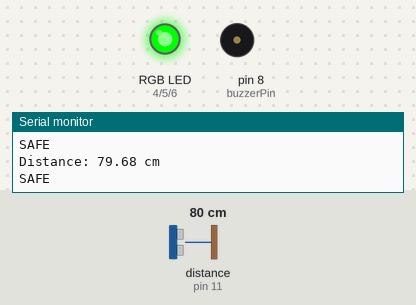
Recording of a sketch running on a simulated Arduino Uno, built with avr-gcc and run on an emulated ATmega328P. On the bench: an RGB LED mixed from three pins (HIGH = lit), buzzer (waves = sounding, pin HIGH), the last lines printed to the serial monitor. Wiring (inferred from the names in the program): ultrasonic range finder: trigger pin 10; echo pin 11. Inputs (shaded band) come from the test bench; at power-on: distance to the obstacle (sensor on pin 11) 80 cm. The echo pulse lasts 58.3 µs per cm; pins used as bus, display or sensor lines are not drawn.

Above: at 1.2 s.
1.3 s: distance to the obstacle (sensor on pin 11) set to 23 cm
2.8 s: distance to the obstacle (sensor on pin 11) set to 19 cm
At 3.9 s:
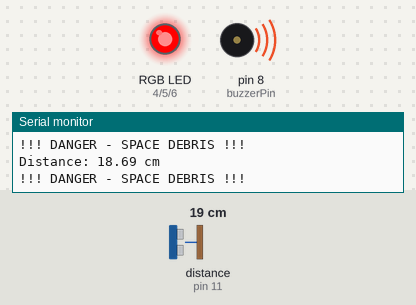
4.3 s: distance to the obstacle (sensor on pin 11) set to 35 cm
At 5.2 s:
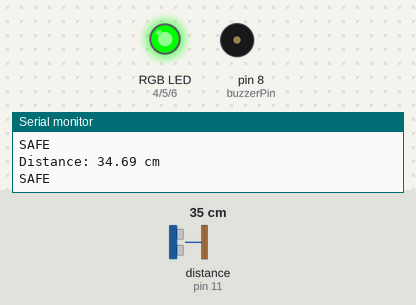
5.8 s: distance to the obstacle (sensor on pin 11) set to 2 cm
At 6.8 s:
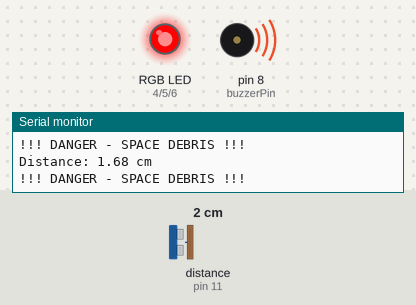
Timing chart, 0 to 8.3 s (numbered marks = the images above; inputs shaded):
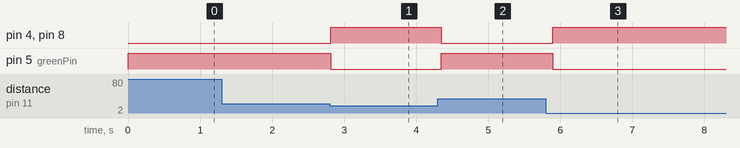

Measured:
- the behaviour switches between 21 and 20 cm on distance to the obstacle (sensor on pin 11) (found by bisection; images 0 and 1)
- after the input at 2.8 s, pin 4 (redPin), pin 8 (buzzerPin): LOW → HIGH at once; pin 5 (greenPin): HIGH → LOW at once
- after the input at 4.3 s, pin 4 (redPin), pin 8 (buzzerPin): HIGH → LOW after 0.05 s; pin 5 (greenPin): LOW → HIGH after 0.05 s
- after the input at 5.8 s, pin 4 (redPin), pin 8 (buzzerPin): LOW → HIGH after 0.09 s; pin 5 (greenPin): HIGH → LOW after 0.09 s

The sketch:

space_debris_detector.ino
```cpp
// -------------------------
// HC-SR04
// -------------------------
const int trigPin = 10;
const int echoPin = 11;

// -------------------------
// Пищалка
// -------------------------
const int buzzerPin = 8;

// -------------------------
// RGB светодиод
// -------------------------
const int redPin = 4;
const int greenPin = 5;
const int bluePin = 6;

// Опасное расстояние
const int dangerDistance = 20;


void setup() {

  Serial.begin(9600);

  // Дальномер
  pinMode(trigPin, OUTPUT);
  pinMode(echoPin, INPUT);

  // Пищалка
  pinMode(buzzerPin, OUTPUT);

  // RGB
  pinMode(redPin, OUTPUT);
  pinMode(greenPin, OUTPUT);
  pinMode(bluePin, OUTPUT);

  // При запуске пищалка выключена
  digitalWrite(buzzerPin, LOW);
}


void loop() {

  // ==================================
  // 1. ИЗМЕРЯЕМ РАССТОЯНИЕ
  // ==================================

  digitalWrite(trigPin, LOW);
  delayMicroseconds(2);

  digitalWrite(trigPin, HIGH);
  delayMicroseconds(10);

  digitalWrite(trigPin, LOW);

  long duration = pulseIn(echoPin, HIGH, 30000);

  float distance;

  // Если датчик ничего не увидел
  if (duration == 0) {
    distance = 999;
  } else {
    distance = duration * 0.0343 / 2.0;
  }


  // ==================================
  // 2. ВЫВОДИМ РАССТОЯНИЕ
  // ==================================

  Serial.print("Distance: ");
  Serial.print(distance);
  Serial.println(" cm");


  // ==================================
  // 3. ПРОВЕРЯЕМ ОПАСНОСТЬ
  // ==================================

  if (distance <= dangerDistance) {

    // 🚨 ОПАСНОСТЬ

    // Красный включить
    digitalWrite(redPin, HIGH);

    // Зеленый выключить
    digitalWrite(greenPin, LOW);

    // Синий выключить
    digitalWrite(bluePin, LOW);

    // Пищалка ВКЛЮЧЕНА ПОСТОЯННО
    digitalWrite(buzzerPin, HIGH);

    Serial.println("!!! DANGER - SPACE DEBRIS !!!");

  }

  else {

    // ✅ ВСЁ БЕЗОПАСНО

    // Красный выключить
    digitalWrite(redPin, LOW);

    // Зеленый включить
    digitalWrite(greenPin, HIGH);

    // Синий выключить
    digitalWrite(bluePin, LOW);

    // Пищалка выключена
    digitalWrite(buzzerPin, LOW);

    Serial.println("SAFE");

  }

  delay(100);
}
```
